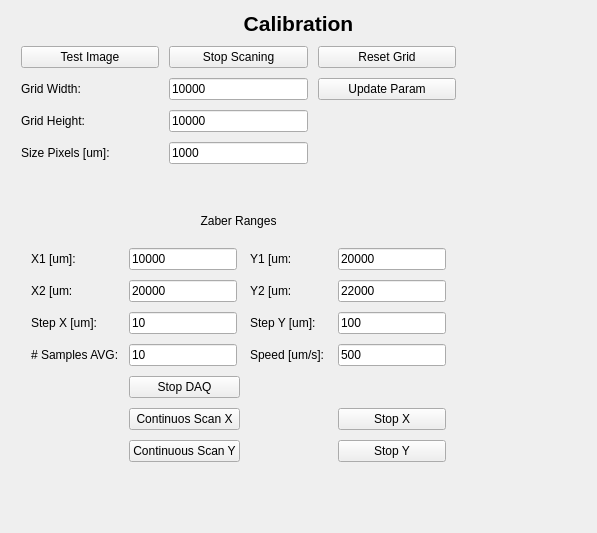
     <widget class="QWidget" name="page_calib">
      <layout class="QVBoxLayout" name="verticalLayout_11">
       <item>
        <layout class="QVBoxLayout" name="verticalLayout_10">
         <property name="spacing">
          <number>0</number>
         </property>
         <item>
          <widget class="QLabel" name="label_13">
           <property name="sizePolicy">
            <sizepolicy hsizetype="Preferred" vsizetype="Fixed">
             <horstretch>0</horstretch>
             <verstretch>0</verstretch>
            </sizepolicy>
           </property>
           <property name="text">
            <string>&lt;html&gt;&lt;head/&gt;&lt;body&gt;&lt;p align=&quot;center&quot;&gt;&lt;span style=&quot; font-size:16pt; font-weight:600;&quot;&gt;Calibration&lt;/span&gt;&lt;/p&gt;&lt;/body&gt;&lt;/html&gt;</string>
           </property>
          </widget>
         </item>
         <item>
          <layout class="QHBoxLayout" name="horizontalLayout_17">
           <property name="spacing">
            <number>10</number>
           </property>
           <property name="sizeConstraint">
            <enum>QLayout::SetFixedSize</enum>
           </property>
           <property name="leftMargin">
            <number>10</number>
           </property>
           <property name="topMargin">
            <number>10</number>
           </property>
           <property name="rightMargin">
            <number>10</number>
           </property>
           <property name="bottomMargin">
            <number>10</number>
           </property>
           <item>
            <layout class="QVBoxLayout" name="verticalLayout_8">
             <property name="sizeConstraint">
              <enum>QLayout::SetFixedSize</enum>
             </property>
             <item>
              <layout class="QGridLayout" name="gridLayout_5">
               <property name="sizeConstraint">
                <enum>QLayout::SetFixedSize</enum>
               </property>
               <item row="0" column="2">
                <widget class="QPushButton" name="Calib_Stop_Scan_but">
                 <property name="sizePolicy">
                  <sizepolicy hsizetype="Minimum" vsizetype="Fixed">
                   <horstretch>0</horstretch>
                   <verstretch>0</verstretch>
                  </sizepolicy>
                 </property>
                 <property name="text">
                  <string>Stop Scaning</string>
                 </property>
                </widget>
               </item>
               <item row="0" column="3">
                <widget class="QPushButton" name="Calib_Reset_Scan_but">
                 <property name="sizePolicy">
                  <sizepolicy hsizetype="Minimum" vsizetype="Fixed">
                   <horstretch>0</horstretch>
                   <verstretch>0</verstretch>
                  </sizepolicy>
                 </property>
                 <property name="text">
                  <string>Reset Grid</string>
                 </property>
                </widget>
               </item>
               <item row="3" column="2">
                <widget class="QLineEdit" name="lineEdit_Pixel_size">
                 <property name="sizePolicy">
                  <sizepolicy hsizetype="Minimum" vsizetype="Fixed">
                   <horstretch>0</horstretch>
                   <verstretch>0</verstretch>
                  </sizepolicy>
                 </property>
                 <property name="text">
                  <string>1000</string>
                 </property>
                </widget>
               </item>
               <item row="3" column="0">
                <widget class="QLabel" name="label_32">
                 <property name="sizePolicy">
                  <sizepolicy hsizetype="Minimum" vsizetype="Preferred">
                   <horstretch>0</horstretch>
                   <verstretch>0</verstretch>
                  </sizepolicy>
                 </property>
                 <property name="text">
                  <string>Size Pixels [um]:</string>
                 </property>
                </widget>
               </item>
               <item row="1" column="3">
                <widget class="QPushButton" name="update_param_scan_but">
                 <property name="text">
                  <string>Update Param</string>
                 </property>
                </widget>
               </item>
               <item row="0" column="0">
                <widget class="QPushButton" name="Calib_Start_Scan_but">
                 <property name="sizePolicy">
                  <sizepolicy hsizetype="Minimum" vsizetype="Fixed">
                   <horstretch>0</horstretch>
                   <verstretch>0</verstretch>
                  </sizepolicy>
                 </property>
                 <property name="text">
                  <string>Test Image</string>
                 </property>
                </widget>
               </item>
               <item row="1" column="2">
                <widget class="QLineEdit" name="lineEdit_Grid_Wsize">
                 <property name="sizePolicy">
                  <sizepolicy hsizetype="Minimum" vsizetype="Fixed">
                   <horstretch>0</horstretch>
                   <verstretch>0</verstretch>
                  </sizepolicy>
                 </property>
                 <property name="text">
                  <string>10000</string>
                 </property>
                </widget>
               </item>
               <item row="1" column="0">
                <widget class="QLabel" name="label_30">
                 <property name="sizePolicy">
                  <sizepolicy hsizetype="Minimum" vsizetype="Fixed">
                   <horstretch>0</horstretch>
                   <verstretch>0</verstretch>
                  </sizepolicy>
                 </property>
                 <property name="text">
                  <string>Grid Width:</string>
                 </property>
                </widget>
               </item>
               <item row="2" column="0">
                <widget class="QLabel" name="label_31">
                 <property name="sizePolicy">
                  <sizepolicy hsizetype="Minimum" vsizetype="Preferred">
                   <horstretch>0</horstretch>
                   <verstretch>0</verstretch>
                  </sizepolicy>
                 </property>
                 <property name="text">
                  <string>Grid Height:</string>
                 </property>
                </widget>
               </item>
               <item row="2" column="2">
                <widget class="QLineEdit" name="lineEdit_Grid_Hsize">
                 <property name="sizePolicy">
                  <sizepolicy hsizetype="Minimum" vsizetype="Fixed">
                   <horstretch>0</horstretch>
                   <verstretch>0</verstretch>
                  </sizepolicy>
                 </property>
                 <property name="text">
                  <string>10000</string>
                 </property>
                </widget>
               </item>
              </layout>
             </item>
             <item>
              <spacer name="verticalSpacer_6">
               <property name="orientation">
                <enum>Qt::Vertical</enum>
               </property>
               <property name="sizeHint" stdset="0">
                <size>
                 <width>20</width>
                 <height>40</height>
                </size>
               </property>
              </spacer>
             </item>
             <item>
              <widget class="QLabel" name="label_37">
               <property name="text">
                <string>Zaber Ranges</string>
               </property>
               <property name="alignment">
                <set>Qt::AlignCenter</set>
               </property>
              </widget>
             </item>
             <item>
              <layout class="QGridLayout" name="gridLayout_7" rowminimumheight="0,0,0,0,0,0,0,0" columnminimumwidth="0,0,0,0,0">
               <property name="sizeConstraint">
                <enum>QLayout::SetFixedSize</enum>
               </property>
               <property name="leftMargin">
                <number>10</number>
               </property>
               <property name="topMargin">
                <number>10</number>
               </property>
               <property name="rightMargin">
                <number>10</number>
               </property>
               <property name="bottomMargin">
                <number>10</number>
               </property>
               <property name="spacing">
                <number>10</number>
               </property>
               <item row="0" column="2">
                <widget class="QLineEdit" name="lineEdit_x1_scan">
                 <property name="sizePolicy">
                  <sizepolicy hsizetype="Fixed" vsizetype="Fixed">
                   <horstretch>0</horstretch>
                   <verstretch>0</verstretch>
                  </sizepolicy>
                 </property>
                 <property name="text">
                  <string>10000</string>
                 </property>
                </widget>
               </item>
               <item row="1" column="0">
                <widget class="QLabel" name="label_34">
                 <property name="text">
                  <string>X2 [um:</string>
                 </property>
                </widget>
               </item>
               <item row="1" column="4">
                <widget class="QLineEdit" name="lineEdit_y2_scan">
                 <property name="sizePolicy">
                  <sizepolicy hsizetype="Fixed" vsizetype="Fixed">
                   <horstretch>0</horstretch>
                   <verstretch>0</verstretch>
                  </sizepolicy>
                 </property>
                 <property name="text">
                  <string>22000</string>
                 </property>
                </widget>
               </item>
               <item row="4" column="2">
                <widget class="QLineEdit" name="lineEdit_scamples_avg_scan">
                 <property name="sizePolicy">
                  <sizepolicy hsizetype="Fixed" vsizetype="Fixed">
                   <horstretch>0</horstretch>
                   <verstretch>0</verstretch>
                  </sizepolicy>
                 </property>
                 <property name="text">
                  <string>10</string>
                 </property>
                </widget>
               </item>
               <item row="1" column="3">
                <widget class="QLabel" name="label_36">
                 <property name="text">
                  <string>Y2 [um:</string>
                 </property>
                </widget>
               </item>
               <item row="1" column="2">
                <widget class="QLineEdit" name="lineEdit_x2_scan">
                 <property name="sizePolicy">
                  <sizepolicy hsizetype="Fixed" vsizetype="Fixed">
                   <horstretch>0</horstretch>
                   <verstretch>0</verstretch>
                  </sizepolicy>
                 </property>
                 <property name="text">
                  <string>20000</string>
                 </property>
                </widget>
               </item>
               <item row="4" column="3">
                <widget class="QLabel" name="label_41">
                 <property name="text">
                  <string>Speed [um/s]: </string>
                 </property>
                </widget>
               </item>
               <item row="0" column="4">
                <widget class="QLineEdit" name="lineEdit_y1_scan">
                 <property name="sizePolicy">
                  <sizepolicy hsizetype="Fixed" vsizetype="Fixed">
                   <horstretch>0</horstretch>
                   <verstretch>0</verstretch>
                  </sizepolicy>
                 </property>
                 <property name="text">
                  <string>20000</string>
                 </property>
                </widget>
               </item>
               <item row="2" column="2">
                <widget class="QLineEdit" name="lineEdit_stepx_scan">
                 <property name="sizePolicy">
                  <sizepolicy hsizetype="Fixed" vsizetype="Fixed">
                   <horstretch>0</horstretch>
                   <verstretch>0</verstretch>
                  </sizepolicy>
                 </property>
                 <property name="text">
                  <string>10</string>
                 </property>
                </widget>
               </item>
               <item row="4" column="0">
                <widget class="QLabel" name="label_40">
                 <property name="text">
                  <string># Samples AVG:</string>
                 </property>
                </widget>
               </item>
               <item row="5" column="2">
                <widget class="QPushButton" name="Step_Step_but">
                 <property name="sizePolicy">
                  <sizepolicy hsizetype="Minimum" vsizetype="Fixed">
                   <horstretch>0</horstretch>
                   <verstretch>0</verstretch>
                  </sizepolicy>
                 </property>
                 <property name="text">
                  <string>Stop DAQ</string>
                 </property>
                </widget>
               </item>
               <item row="7" column="2">
                <widget class="QPushButton" name="continuous_scanY_but">
                 <property name="text">
                  <string>Continuous Scan Y</string>
                 </property>
                </widget>
               </item>
               <item row="0" column="0">
                <widget class="QLabel" name="label_33">
                 <property name="text">
                  <string>X1 [um]:</string>
                 </property>
                </widget>
               </item>
               <item row="2" column="4">
                <widget class="QLineEdit" name="lineEdit_stepy_scan">
                 <property name="sizePolicy">
                  <sizepolicy hsizetype="Fixed" vsizetype="Fixed">
                   <horstretch>0</horstretch>
                   <verstretch>0</verstretch>
                  </sizepolicy>
                 </property>
                 <property name="text">
                  <string>100</string>
                 </property>
                </widget>
               </item>
               <item row="6" column="4">
                <widget class="QPushButton" name="Stop_x_but">
                 <property name="text">
                  <string>Stop X</string>
                 </property>
                </widget>
               </item>
               <item row="0" column="3">
                <widget class="QLabel" name="label_35">
                 <property name="text">
                  <string>Y1 [um:</string>
                 </property>
                </widget>
               </item>
               <item row="6" column="2">
                <widget class="QPushButton" name="continuous_scanX_but">
                 <property name="text">
                  <string>Continuos Scan X</string>
                 </property>
                </widget>
               </item>
               <item row="2" column="0">
                <widget class="QLabel" name="label_38">
                 <property name="text">
                  <string>Step X [um]:</string>
                 </property>
                </widget>
               </item>
               <item row="2" column="3">
                <widget class="QLabel" name="label_39">
                 <property name="text">
                  <string>Step Y [um]:</string>
                 </property>
                </widget>
               </item>
               <item row="7" column="4">
                <widget class="QPushButton" name="Stop_Y_but">
                 <property name="text">
                  <string>Stop Y</string>
                 </property>
                </widget>
               </item>
               <item row="4" column="4">
                <widget class="QLineEdit" name="lineEdit_speed_ums">
                 <property name="text">
                  <string>500</string>
                 </property>
                </widget>
               </item>
              </layout>
             </item>
             <item>
              <spacer name="verticalSpacer_9">
               <property name="orientation">
                <enum>Qt::Vertical</enum>
               </property>
               <property name="sizeHint" stdset="0">
                <size>
                 <width>20</width>
                 <height>40</height>
                </size>
               </property>
              </spacer>
             </item>
            </layout>
           </item>
           <item>
            <spacer name="horizontalSpacer_9">
             <property name="orientation">
              <enum>Qt::Horizontal</enum>
             </property>
             <property name="sizeHint" stdset="0">
              <size>
               <width>40</width>
               <height>20</height>
              </size>
             </property>
            </spacer>
           </item>
           <item>
            <layout class="QVBoxLayout" name="verticalLayout_9">
             <property name="spacing">
              <number>10</number>
             </property>
             <property name="leftMargin">
              <number>10</number>
             </property>
             <property name="topMargin">
              <number>10</number>
             </property>
             <property name="rightMargin">
              <number>10</number>
             </property>
             <property name="bottomMargin">
              <number>10</number>
             </property>
             <item>
              <spacer name="verticalSpacer_8">
               <property name="orientation">
                <enum>Qt::Vertical</enum>
               </property>
               <property name="sizeHint" stdset="0">
                <size>
                 <width>20</width>
                 <height>40</height>
                </size>
               </property>
              </spacer>
             </item>
             <item>
              <layout class="QVBoxLayout" name="Layout_table_Scan">
               <property name="spacing">
                <number>5</number>
               </property>
               <property name="sizeConstraint">
                <enum>QLayout::SetMinimumSize</enum>
               </property>
               <property name="leftMargin">
                <number>5</number>
               </property>
               <property name="topMargin">
                <number>5</number>
               </property>
               <property name="rightMargin">
                <number>5</number>
               </property>
               <property name="bottomMargin">
                <number>5</number>
               </property>
              </layout>
             </item>
             <item>
              <spacer name="verticalSpacer_7">
               <property name="orientation">
                <enum>Qt::Vertical</enum>
               </property>
               <property name="sizeHint" stdset="0">
                <size>
                 <width>20</width>
                 <height>40</height>
                </size>
               </property>
              </spacer>
             </item>
            </layout>
           </item>
           <item>
            <spacer name="horizontalSpacer_10">
             <property name="orientation">
              <enum>Qt::Horizontal</enum>
             </property>
             <property name="sizeHint" stdset="0">
              <size>
               <width>40</width>
               <height>20</height>
              </size>
             </property>
            </spacer>
           </item>
          </layout>
         </item>
        </layout>
       </item>
      </layout>
     </widget>
